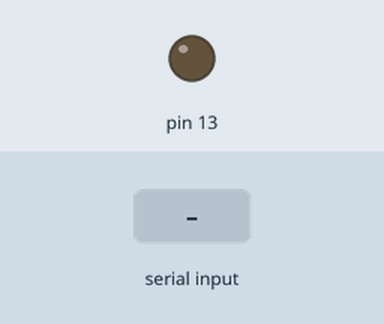
This sketch was run on a simulated Arduino Uno, built with avr-gcc and run on an emulated ATmega328P. Parts: output pins drawn as LEDs (lit = HIGH). The inputs (shaded band) are chosen by the test bench.

Above: at 1.2 s.
1.3 s: "on" received over Serial
At 3.4 s:
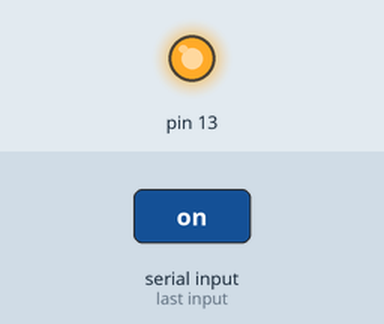
3.8 s: "off" received over Serial
At 5.3 s:
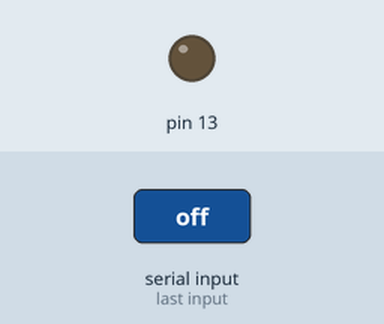
Timing chart, 0 to 6.8 s (numbered marks = the images above; inputs shaded):
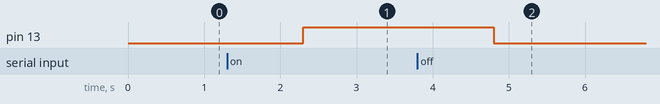

The sketch:

serial1.ino
```cpp
void setup() {
  Serial.begin(9600);
  pinMode(13, OUTPUT);
}

void loop() {
  if (Serial.available())
  {

    String data = Serial.readString();
    if (data.indexOf("on") != -1)  digitalWrite(13, 1);

    else if (data.indexOf("off") != -1) digitalWrite(13, 0);
  }
}
```

Measured:
- after the input at 1.3 s, pin 13: LOW → HIGH after 1.0 s
- after the input at 3.8 s, pin 13: HIGH → LOW after 1.0 s
